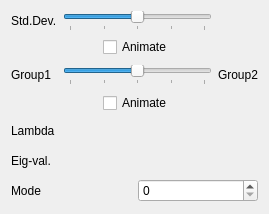
             <widget class="QWidget" name="pcaTab">
              <attribute name="title">
               <string>PCA</string>
              </attribute>
              <layout class="QVBoxLayout" name="verticalLayout_8">
               <item>
                <layout class="QGridLayout" name="pcaGridLayout">
                 <item row="0" column="0">
                  <widget class="QLabel" name="label_10">
                   <property name="text">
                    <string>Std.Dev.</string>
                   </property>
                  </widget>
                 </item>
                 <item row="0" column="1">
                  <widget class="QSlider" name="pcaSlider">
                   <property name="minimum">
                    <number>-20</number>
                   </property>
                   <property name="maximum">
                    <number>20</number>
                   </property>
                   <property name="orientation">
                    <enum>Qt::Horizontal</enum>
                   </property>
                   <property name="tickPosition">
                    <enum>QSlider::TicksBelow</enum>
                   </property>
                   <property name="tickInterval">
                    <number>10</number>
                   </property>
                  </widget>
                 </item>
                 <item row="0" column="2">
                  <widget class="QLabel" name="pcaValueLabel">
                   <property name="minimumSize">
                    <size>
                     <width>35</width>
                     <height>0</height>
                    </size>
                   </property>
                   <property name="text">
                    <string/>
                   </property>
                  </widget>
                 </item>
                 <item row="2" column="0">
                  <widget class="QLabel" name="pcaGroup1Label">
                   <property name="minimumSize">
                    <size>
                     <width>0</width>
                     <height>24</height>
                    </size>
                   </property>
                   <property name="text">
                    <string>Group1</string>
                   </property>
                  </widget>
                 </item>
                 <item row="2" column="1">
                  <widget class="QSlider" name="pcaGroupSlider">
                   <property name="minimum">
                    <number>0</number>
                   </property>
                   <property name="maximum">
                    <number>20</number>
                   </property>
                   <property name="value">
                    <number>10</number>
                   </property>
                   <property name="orientation">
                    <enum>Qt::Horizontal</enum>
                   </property>
                   <property name="tickPosition">
                    <enum>QSlider::TicksBelow</enum>
                   </property>
                   <property name="tickInterval">
                    <number>5</number>
                   </property>
                  </widget>
                 </item>
                 <item row="2" column="2">
                  <widget class="QLabel" name="pcaGroup2Label">
                   <property name="text">
                    <string>Group2</string>
                   </property>
                  </widget>
                 </item>
                 <item row="1" column="1">
                  <widget class="QWidget" name="widget_23" native="true">
                   <layout class="QHBoxLayout" name="horizontalLayout_7">
                    <property name="spacing">
                     <number>0</number>
                    </property>
                    <property name="leftMargin">
                     <number>0</number>
                    </property>
                    <property name="topMargin">
                     <number>0</number>
                    </property>
                    <property name="rightMargin">
                     <number>0</number>
                    </property>
                    <property name="bottomMargin">
                     <number>0</number>
                    </property>
                    <item>
                     <spacer name="horizontalSpacer_3">
                      <property name="orientation">
                       <enum>Qt::Horizontal</enum>
                      </property>
                      <property name="sizeHint" stdset="0">
                       <size>
                        <width>40</width>
                        <height>20</height>
                       </size>
                      </property>
                     </spacer>
                    </item>
                    <item>
                     <widget class="QCheckBox" name="pcaAnimateCheckBox">
                      <property name="text">
                       <string>Animate</string>
                      </property>
                     </widget>
                    </item>
                    <item>
                     <spacer name="horizontalSpacer_4">
                      <property name="orientation">
                       <enum>Qt::Horizontal</enum>
                      </property>
                      <property name="sizeHint" stdset="0">
                       <size>
                        <width>40</width>
                        <height>20</height>
                       </size>
                      </property>
                     </spacer>
                    </item>
                   </layout>
                  </widget>
                 </item>
                 <item row="3" column="1">
                  <widget class="QWidget" name="widget_25" native="true">
                   <layout class="QHBoxLayout" name="horizontalLayout_9">
                    <property name="spacing">
                     <number>0</number>
                    </property>
                    <property name="leftMargin">
                     <number>0</number>
                    </property>
                    <property name="topMargin">
                     <number>0</number>
                    </property>
                    <property name="rightMargin">
                     <number>0</number>
                    </property>
                    <property name="bottomMargin">
                     <number>0</number>
                    </property>
                    <item>
                     <spacer name="horizontalSpacer_7">
                      <property name="orientation">
                       <enum>Qt::Horizontal</enum>
                      </property>
                      <property name="sizeHint" stdset="0">
                       <size>
                        <width>40</width>
                        <height>20</height>
                       </size>
                      </property>
                     </spacer>
                    </item>
                    <item>
                     <widget class="QCheckBox" name="pcaGroupAnimateCheckBox">
                      <property name="text">
                       <string>Animate</string>
                      </property>
                     </widget>
                    </item>
                    <item>
                     <spacer name="horizontalSpacer_8">
                      <property name="orientation">
                       <enum>Qt::Horizontal</enum>
                      </property>
                      <property name="sizeHint" stdset="0">
                       <size>
                        <width>40</width>
                        <height>20</height>
                       </size>
                      </property>
                     </spacer>
                    </item>
                   </layout>
                  </widget>
                 </item>
                </layout>
               </item>
               <item>
                <layout class="QGridLayout" name="gridLayout_3">
                 <property name="verticalSpacing">
                  <number>6</number>
                 </property>
                 <item row="1" column="0">
                  <widget class="QLabel" name="label_4">
                   <property name="minimumSize">
                    <size>
                     <width>0</width>
                     <height>24</height>
                    </size>
                   </property>
                   <property name="text">
                    <string>Eig-val.</string>
                   </property>
                  </widget>
                 </item>
                 <item row="1" column="1">
                  <widget class="QLabel" name="pcaEigenValueLabel">
                   <property name="text">
                    <string/>
                   </property>
                  </widget>
                 </item>
                 <item row="0" column="0">
                  <widget class="QLabel" name="label_5">
                   <property name="minimumSize">
                    <size>
                     <width>0</width>
                     <height>24</height>
                    </size>
                   </property>
                   <property name="text">
                    <string>Lambda</string>
                   </property>
                  </widget>
                 </item>
                 <item row="0" column="1">
                  <widget class="QLabel" name="pcaLambdaLabel">
                   <property name="text">
                    <string/>
                   </property>
                  </widget>
                 </item>
                </layout>
               </item>
               <item>
                <layout class="QHBoxLayout" name="horizontalLayout_5">
                 <item>
                  <widget class="QLabel" name="label_6">
                   <property name="minimumSize">
                    <size>
                     <width>0</width>
                     <height>24</height>
                    </size>
                   </property>
                   <property name="text">
                    <string>Mode</string>
                   </property>
                  </widget>
                 </item>
                 <item>
                  <widget class="QSpinBox" name="pcaModeSpinBox">
                   <property name="maximum">
                    <number>10</number>
                   </property>
                  </widget>
                 </item>
                </layout>
               </item>
              </layout>
             </widget>
